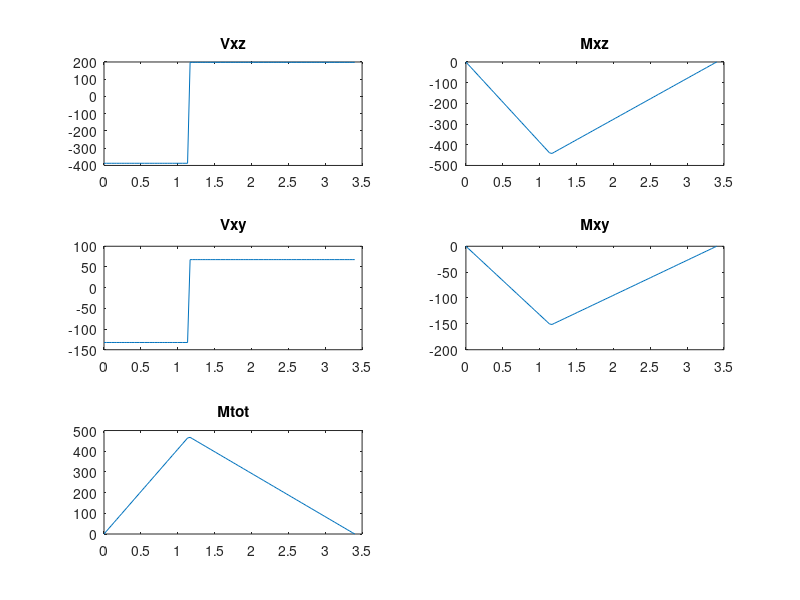

This figure's MATLAB source:
%Clearing Command Window 
clc;
clear all;

%Computed Variables From Gear Code 
WHt=585.3; %Gear Forces, helical
WHr=200.2; 

dB=1.083; %Gear pitch diameters

%Shaft distances between points of interest
L1=1.15; 
L2=3.4;  
Lf=2; %distance to critical fillet 

%***********************************************
%Reaction Forces
RBy=(WHr*L1)/L2; %Sum of moments = 0
RAy= WHr-RBy; %Sum of forces = 0
RBz=(WHt*L1)/L2;
RAz=WHt-RBz; 

Tm= WHt*(dB/2); %Torque on shaft 

%***********************************************
%Shear and Moment Diagrams
subplot(3,2,1)
x = linspace(0,L2); %Shear in x-z plane
Vxz = -RAz*(x>=0)+WHt*(x>L1)-RBz*(x>L2);
plot(x,Vxz)
title('Vxz')

subplot(3,2,2) %Moment in x-z plane 
Mxz = -RAz*x+WHt*(x-L1).*(x>L1);
plot(x,Mxz)
title('Mxz')

subplot(3,2,3) %Shear in x-y plane
Vxy = -RAy*(x>=0)+WHr*(x>L1)-RBy*(x>L2);
plot(x,Vxy)
title('Vxy')

subplot(3,2,4) %Moment in x-y plane
Mxy = -RAy*x+WHr*(x-L1).*(x>L1);
plot(x,Mxy)
title('Mxy')

subplot(3,2,5)
Mtot = sqrt((Mxy.^2)+(Mxz.^2));
plot(x,Mtot)
title('Mtot')

%***********************************************
%Stress Concentration at Shoulder
MaXZ= -RAz*L1+(WHt-RAz)*(Lf-L1);
MaXY= RAy*L1+(-WHr+RAy)*(Lf-L1);

Ma = sqrt((MaXZ)^2+(MaXY)^2); 
Ta=0;
Mm=0;

%***********************************************
%Notch Sensitivity 
kt=1.7; %Well-rounded shoulder fillet (r/d = 0.1), Table 7-1  
kts=1.5;
kf=1.7; %Assume Kf = Kt and Kfs = Kts for conservative trial
kfs=1.5;

%***********************************************
%Material = 1020 CD Steel 
Sut=161; %kpsi
%Sy=0; 
SeP=Sut/2; %Eq 6-8 

n=1.5; %target safety factor

%***********************************************
%Surface Factor
a=2.7; %Machined
b=-0.265; 
ka = a*(Sut)^b; %Eq 6-19

%***********************************************
%Assumptions until diameter is found
kb=0.9; 
kc=1;
kd=1;
ke=1;

se = SeP*ka*kb; %Endurance limit, Eq 6-18

%***********************************************
%Use DE-Goodman for trial diameter
A = sqrt(4*(kf*Ma)^2+3*(kfs*Ta)^2);
B = sqrt(4*(kf*Mm)^2+3*(kfs*Tm)^2);

d= ((16*n/pi)*(A/(se*10^3)+B/(Sut*10^3)))^(1/3);

%***********************************************
%New Dimensions
dnew = 0.58; %Greater than trial diameter
dr = 1.5; %D/d ratio
D=dnew*dr;

fr = 0.1; %r/d ratio
r = dnew*fr;

%***********************************************
%Corrected Marin Factors
Kt = 1.7; %Fig A-15-9
q=0.77; %Fig 6-20
Kf = 1 + q*(Kt-1);

Kts = 1.42; %Fig A-15-8
qs = 0.78; %Fig 6-21
Kfs = 1 + qs*(Kts-1);

Kb = 0.879*(dnew)^-0.107; %Size Factor, Eq 6-20

Se = SeP*ka*Kb; %Endurance limit, Eq 6-18

%***********************************************
%Shaft Stresses
SigmaA = 32*Kf*Ma/(pi * dnew^3); %Eq 7-5
SigmaM = sqrt(3)*16*Kfs*Tm/(pi * dnew^3); %Eq 7-6

nf = (SigmaA/(Se*10^3) + SigmaM/(Sut*10^3))^-1; 

%***********************************************
fprintf('The minimum diameter for D2 and D4 is: (inches) %s\n', d') 
fprintf(1, '\n');
fprintf('The selected diameter for D2 and D4 is: (inches) %s\n', dnew') 
fprintf('The selected diameter for D3 is: (inches) %s\n', D')
fprintf(1, '\n');
fprintf('The alternating stress is: (psi) %s\n', SigmaA')
fprintf('The midrange stress is: (psi) %s\n', SigmaM')
fprintf('With a safety factor of: %s\n', nf')